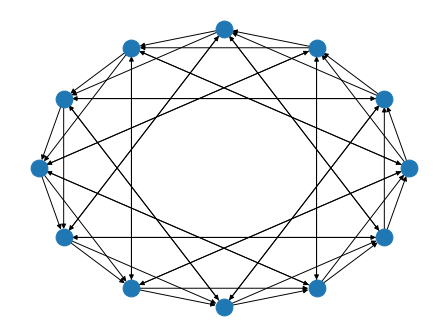

Write Python code to recreate this figure.
import networkx as nx
from bluefog.common import topology_util
G = topology_util.PowerTwoRingGraph(12)
nx.draw_circular(G)
